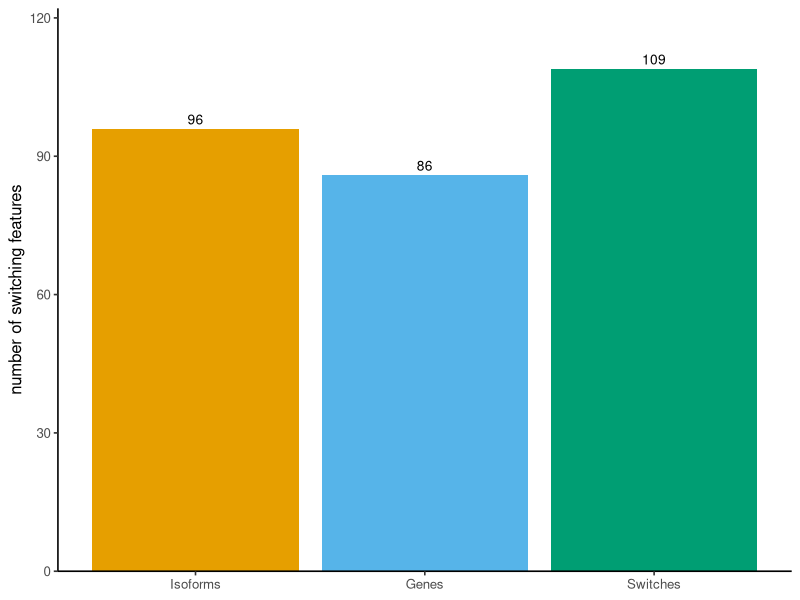
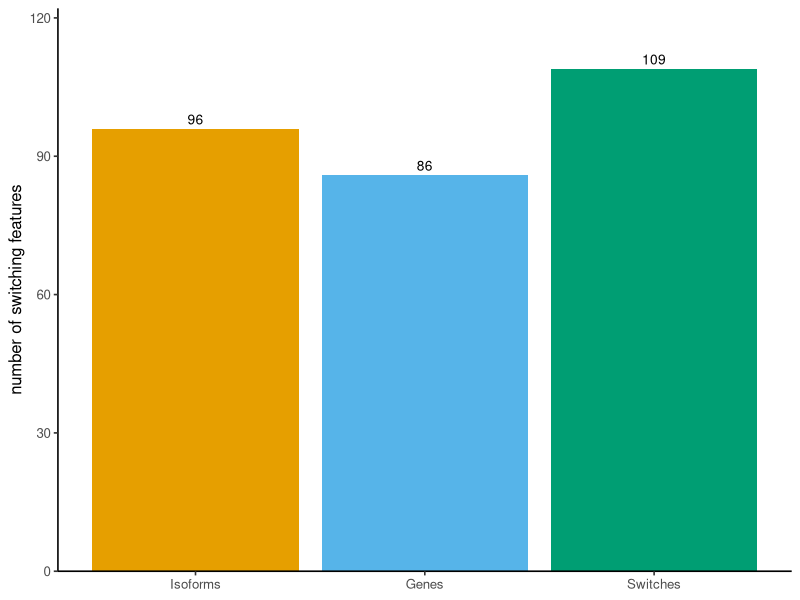

R code for these plots, in order:
library(ggplot2)
library(dplyr)

df <- data.frame(
    category = factor(c("Isoforms", "Genes", "Switches"),
                      levels = c("Isoforms", "Genes", "Switches")),
    value = c(96, 86, 109)
)

ggplot(df, aes(x = category, y = value, fill = category)) +
    geom_col() +
    geom_text(aes(label = value), vjust = -0.4, size = 3.5) +
    scale_fill_manual(values = c("#E69F00", "#56B4E9", "#009E73")) + # color-friendly palette
    labs(x = NULL, y = "number of switching features") +
    theme_classic(base_size = 12) +
    theme(legend.position = "none") +
    scale_y_continuous(expand = expansion(mult = c(0, 0.12)))

ggsave("/home/AD.UNLV.EDU/Shared_Data/AlternativeSplicing/syn52065646_LongRead/jaquino_analysis/diu/switching_features.png", width = 4, height = 3, dpi = 300)
